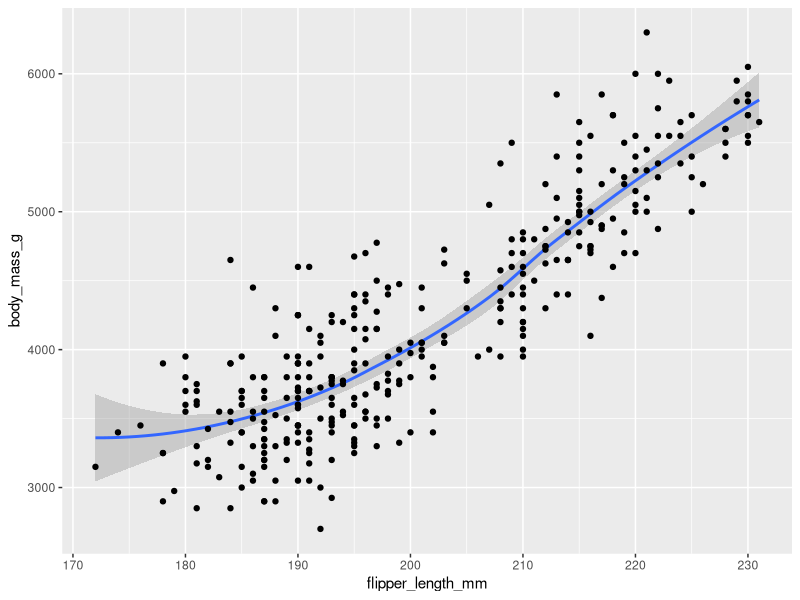
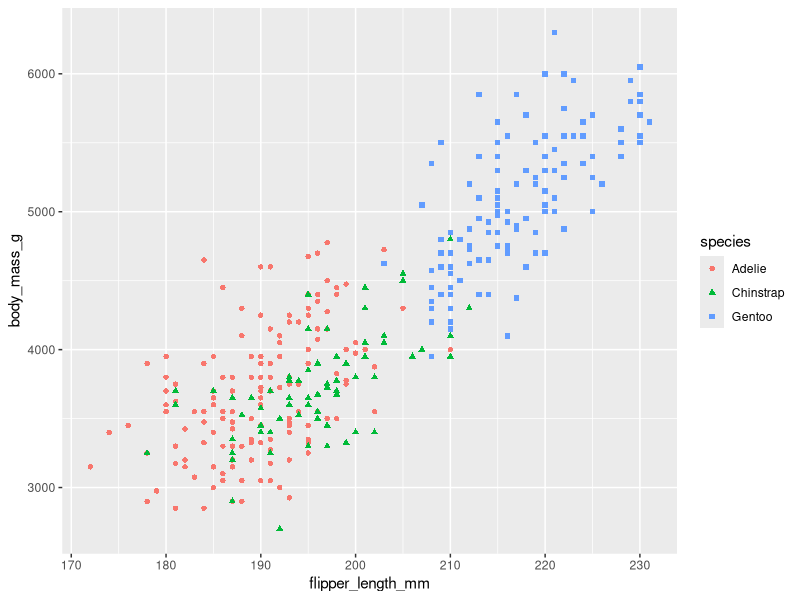
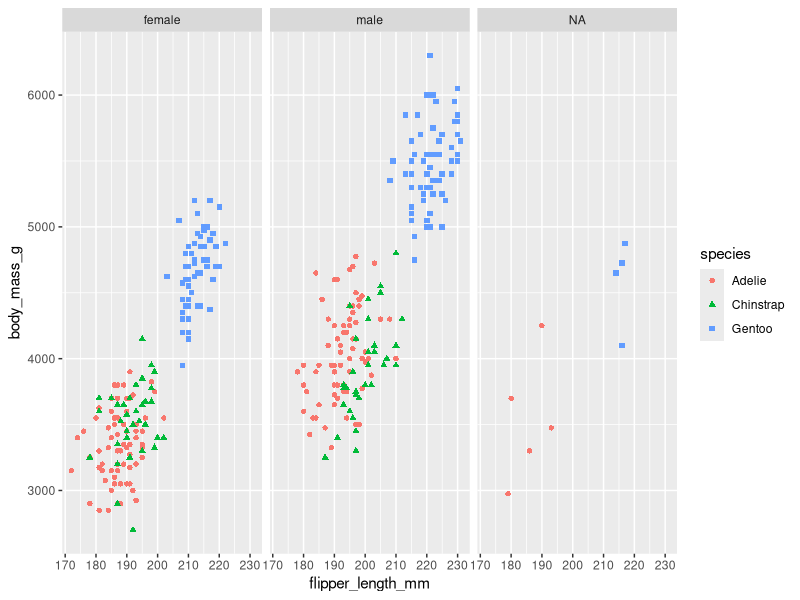

These charts were generated, in order, by the following R code:
## ---- chunk 1
library(tidyverse)
library(palmerpenguins)
## ---- chunk 2
ggplot(data=penguins)+
  geom_smooth(mapping=aes(x=flipper_length_mm, y=body_mass_g))+
  geom_point(mapping=aes(x=flipper_length_mm, y=body_mass_g))
## ---- chunk 3
ggplot(data=penguins)+
  geom_point(mapping=aes(x=flipper_length_mm, y=body_mass_g, color=species,shape=species))
## ---- chunk 4
ggplot(data=penguins,aes(x=flipper_length_mm,y=body_mass_g))+
  geom_point(aes(color=species,
                 shape=species)) +
  facet_wrap(~sex)
